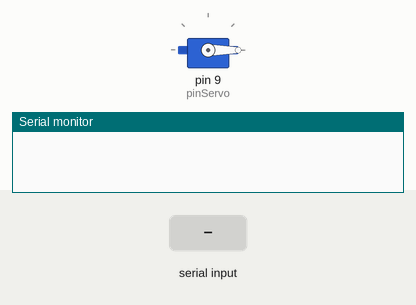
This sketch was run on a simulated Arduino Uno, built with avr-gcc and run on an emulated ATmega328P. On the bench: servo, the last lines printed to the serial monitor. Inputs (shaded band) come from the test bench.

Above: at 1.2 s.
1.3 s: "90,45\n" received over Serial
At 2.9 s:
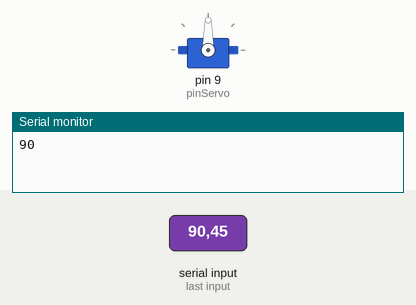
Timing chart, 0 to 8.8 s (numbered marks = the images above; inputs shaded):
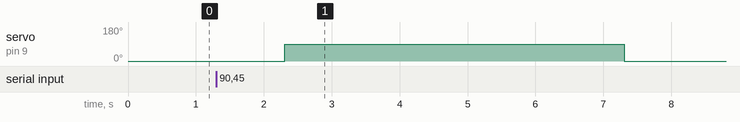

The sketch:

P18_ServoMotorSG90_datos.ino
```cpp
#include <Servo.h>

int pinServo = 9;
Servo servo;

void setup() {
  Serial.begin(9600);
  servo.attach(pinServo);
}

void loop() {
  servo.write(0);

  if (Serial.available() > 0) {
    int valor = Serial.readString().toInt();

    servo.write(valor);
    Serial.println(valor);
    delay(5000);
  }
}
```

Measured:
- after the input at 1.3 s, servo on pin 9 (pinServo): 0° → 90° after 1.0 s, → 0° 5.0 s later
